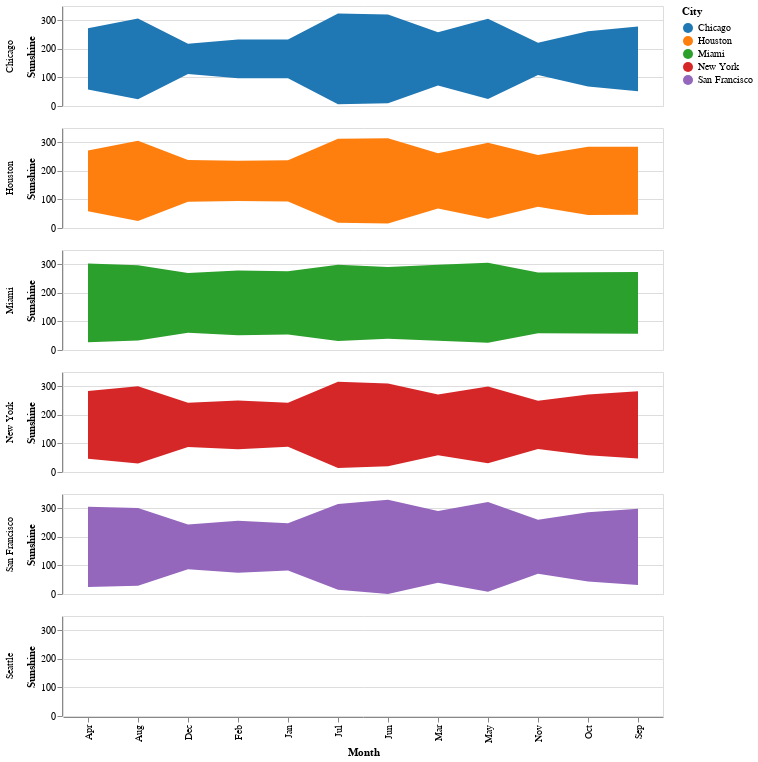

Notebook code for this chart:
### Code cell
import altair as alt
import pandas as pd

# Load the data
df = pd.read_csv(url)

# Define the color scheme
color_scheme = alt.Scale(domain=['Chicago', 'Houston', 'Miami', 'New York', 'San Francisco'],
                         range=['#1f77b4', '#ff7f0e', '#2ca02c', '#d62728', '#9467bd'])

# Create the plot
alt.Chart(df).mark_area().encode(
    x=alt.X('month:N', title='Month'),
    y=alt.Y('sunshine:Q', stack='center', title='Sunshine'),
    color=alt.Color('city:N', scale=color_scheme, legend=alt.Legend(title='City')),
    row=alt.Row('city:N', title=None),
).properties(height=100, width=600)

### Figure 1 — Vega-Lite specification as saved in the notebook (floating-point values rounded to 4 significant figures)
{"config": {"view": {"continuousWidth": 300, "continuousHeight": 300}}, "data": {"name": "data-162638687fd33f296a3b88b07ba677ef"}, "mark": {"type": "area"}, "encoding": {"color": {"field": "city", "legend": {"title": "City"}, "scale": {"domain": ["Chicago", "Houston", "Miami", "New York", "San Francisco"], "range": ["#1f77b4", "#ff7f0e", "#2ca02c", "#d62728", "#9467bd"]}, "type": "nominal"}, "row": {"field": "city", "title": null, "type": "nominal"}, "x": {"field": "month", "title": "Month", "type": "nominal"}, "y": {"field": "sunshine", "stack": "center", "title": "Sunshine", "type": "quantitative"}}, "height": 100, "width": 600, "$schema": "https://vega.github.io/schema/vega-lite/v5.15.1.json", "datasets": {"data-162638687fd33f296a3b88b07ba677ef": [{"city": "Chicago", "lon": -87.62, "lat": 41.88, "month": "Jan", "monthnum": 0, "sunshine": 135}, {"city": "Chicago", "lon": -87.62, "lat": 41.88, "month": "Feb", "monthnum": 1, "sunshine": 136}, {"city": "Chicago", "lon": -87.62, "lat": 41.88, "month": "Mar", "monthnum": 2, "sunshine": 187}, {"city": "Chicago", "lon": -87.62, "lat": 41.88, "month": "Apr", "monthnum": 3, "sunshine": 215}, {"city": "Chicago", "lon": -87.62, "lat": 41.88, "month": "May", "monthnum": 4, "sunshine": 281}, {"city": "Chicago", "lon": -87.62, "lat": 41.88, "month": "Jun", "monthnum": 5, "sunshine": 311}, {"city": "Chicago", "lon": -87.62, "lat": 41.88, "month": "Jul", "monthnum": 6, "sunshine": 318}, {"city": "Chicago", "lon": -87.62, "lat": 41.88, "month": "Aug", "monthnum": 7, "sunshine": 283}, {"city": "Chicago", "lon": -87.62, "lat": 41.88, "month": "Sep", "monthnum": 8, "sunshine": 226}, {"city": "Chicago", "lon": -87.62, "lat": 41.88, "month": "Oct", "monthnum": 9, "sunshine": 193}, {"city": "Chicago", "lon": -87.62, "lat": 41.88, "month": "Nov", "monthnum": 10, "sunshine": 113}, {"city": "Chicago", "lon": -87.62, "lat": 41.88, "month": "Dec", "monthnum": 11, "sunshine": 106}, {"city": "Houston", "lon": -95.36, "lat": 29.75, "month": "Jan", "monthnum": 0, "sunshine": 144}, {"city": "Houston", "lon": -95.36, "lat": 29.75, "month": "Feb", "monthnum": 1, "sunshine": 141}, {"city": "Houston", "lon": -95.36, "lat": 29.75, "month": "Mar", "monthnum": 2, "sunshine": 193}, {"city": "Houston", "lon": -95.36, "lat": 29.75, "month": "Apr", "monthnum": 3, "sunshine": 212}, {"city": "Houston", "lon": -95.36, "lat": 29.75, "month": "May", "monthnum": 4, "sunshine": 266}, {"city": "Houston", "lon": -95.36, "lat": 29.75, "month": "Jun", "monthnum": 5, "sunshine": 298}, {"city": "Houston", "lon": -95.36, "lat": 29.75, "month": "Jul", "monthnum": 6, "sunshine": 294}, {"city": "Houston", "lon": -95.36, "lat": 29.75, "month": "Aug", "monthnum": 7, "sunshine": 281}, {"city": "Houston", "lon": -95.36, "lat": 29.75, "month": "Sep", "monthnum": 8, "sunshine": 238}, {"city": "Houston", "lon": -95.36, "lat": 29.75, "month": "Oct", "monthnum": 9, "sunshine": 239}, {"city": "Houston", "lon": -95.36, "lat": 29.75, "month": "Nov", "monthnum": 10, "sunshine": 181}, {"city": "Houston", "lon": -95.36, "lat": 29.75, "month": "Dec", "monthnum": 11, "sunshine": 146}, {"city": "Miami", "lon": -80.19, "lat": 25.76, "month": "Jan", "monthnum": 0, "sunshine": 222}, {"city": "Miami", "lon": -80.19, "lat": 25.76, "month": "Feb", "monthnum": 1, "sunshine": 227}, {"city": "Miami", "lon": -80.19, "lat": 25.76, "month": "Mar", "monthnum": 2, "sunshine": 266}, {"city": "Miami", "lon": -80.19, "lat": 25.76, "month": "Apr", "monthnum": 3, "sunshine": 275}, {"city": "Miami", "lon": -80.19, "lat": 25.76, "month": "May", "monthnum": 4, "sunshine": 280}, {"city": "Miami", "lon": -80.19, "lat": 25.76, "month": "Jun", "monthnum": 5, "sunshine": 251}, {"city": "Miami", "lon": -80.19, "lat": 25.76, "month": "Jul", "monthnum": 6, "sunshine": 267}, {"city": "Miami", "lon": -80.19, "lat": 25.76, "month": "Aug", "monthnum": 7, "sunshine": 263}, {"city": "Miami", "lon": -80.19, "lat": 25.76, "month": "Sep", "monthnum": 8, "sunshine": 216}, {"city": "Miami", "lon": -80.19, "lat": 25.76, "month": "Oct", "monthnum": 9, "sunshine": 215}, {"city": "Miami", "lon": -80.19, "lat": 25.76, "month": "Nov", "monthnum": 10, "sunshine": 212}, {"city": "Miami", "lon": -80.19, "lat": 25.76, "month": "Dec", "monthnum": 11, "sunshine": 209}, {"city": "New York", "lon": -73.94, "lat": 40.73, "month": "Jan", "monthnum": 0, "sunshine": 154}, {"city": "New York", "lon": -73.94, "lat": 40.73, "month": "Feb", "monthnum": 1, "sunshine": 171}, {"city": "New York", "lon": -73.94, "lat": 40.73, "month": "Mar", "monthnum": 2, "sunshine": 213}, {"city": "New York", "lon": -73.94, "lat": 40.73, "month": "Apr", "monthnum": 3, "sunshine": 237}, {"city": "New York", "lon": -73.94, "lat": 40.73, "month": "May", "monthnum": 4, "sunshine": 268}, {"city": "New York", "lon": -73.94, "lat": 40.73, "month": "Jun", "monthnum": 5, "sunshine": 289}, {"city": "New York", "lon": -73.94, "lat": 40.73, "month": "Jul", "monthnum": 6, "sunshine": 302}, {"city": "New York", "lon": -73.94, "lat": 40.73, "month": "Aug", "monthnum": 7, "sunshine": 271}, {"city": "New York", "lon": -73.94, "lat": 40.73, "month": "Sep", "monthnum": 8, "sunshine": 235}, {"city": "New York", "lon": -73.94, "lat": 40.73, "month": "Oct", "monthnum": 9, "sunshine": 213}, {"city": "New York", "lon": -73.94, "lat": 40.73, "month": "Nov", "monthnum": 10, "sunshine": 169}, {"city": "New York", "lon": -73.94, "lat": 40.73, "month": "Dec", "monthnum": 11, "sunshine": 155}, {"city": "San Francisco", "lon": -122.4, "lat": 37.73, "month": "Jan", "monthnum": 0, "sunshine": 165}, {"city": "San Francisco", "lon": -122.4, "lat": 37.73, "month": "Feb", "monthnum": 1, "sunshine": 182}, {"city": "San Francisco", "lon": -122.4, "lat": 37.73, "month": "Mar", "monthnum": 2, "sunshine": 251}, {"city": "San Francisco", "lon": -122.4, "lat": 37.73, "month": "Apr", "monthnum": 3, "sunshine": 281}, {"city": "San Francisco", "lon": -122.4, "lat": 37.73, "month": "May", "monthnum": 4, "sunshine": 314}, {"city": "San Francisco", "lon": -122.4, "lat": 37.73, "month": "Jun", "monthnum": 5, "sunshine": 330}, {"city": "San Francisco", "lon": -122.4, "lat": 37.73, "month": "Jul", "monthnum": 6, "sunshine": 300}, {"city": "San Francisco", "lon": -122.4, "lat": 37.73, "month": "Aug", "monthnum": 7, "sunshine": 272}, {"city": "San Francisco", "lon": -122.4, "lat": 37.73, "month": "Sep", "monthnum": 8, "sunshine": 267}, {"city": "San Francisco", "lon": -122.4, "lat": 37.73, "month": "Oct", "monthnum": 9, "sunshine": 243}, {"city": "San Francisco", "lon": -122.4, "lat": 37.73, "month": "Nov", "monthnum": 10, "sunshine": 189}, {"city": "San Francisco", "lon": -122.4, "lat": 37.73, "month": "Dec", "monthnum": 11, "sunshine": 156}, {"city": "Seattle", "lon": -122.3, "lat": 47.61, "month": "Jan", "monthnum": 0, "sunshine": 69}, {"city": "Seattle", "lon": -122.3, "lat": 47.61, "month": "Feb", "monthnum": 1, "sunshine": 108}, {"city": "Seattle", "lon": -122.3, "lat": 47.61, "month": "Mar", "monthnum": 2, "sunshine": 178}, {"city": "Seattle", "lon": -122.3, "lat": 47.61, "month": "Apr", "monthnum": 3, "sunshine": 207}, {"city": "Seattle", "lon": -122.3, "lat": 47.61, "month": "May", "monthnum": 4, "sunshine": 253}, {"city": "Seattle", "lon": -122.3, "lat": 47.61, "month": "Jun", "monthnum": 5, "sunshine": 268}, {"city": "Seattle", "lon": -122.3, "lat": 47.61, "month": "Jul", "monthnum": 6, "sunshine": 312}, {"city": "Seattle", "lon": -122.3, "lat": 47.61, "month": "Aug", "monthnum": 7, "sunshine": 281}, {"city": "Seattle", "lon": -122.3, "lat": 47.61, "month": "Sep", "monthnum": 8, "sunshine": 221}, {"city": "Seattle", "lon": -122.3, "lat": 47.61, "month": "Oct", "monthnum": 9, "sunshine": 142}, {"city": "Seattle", "lon": -122.3, "lat": 47.61, "month": "Nov", "monthnum": 10, "sunshine": 72}, {"city": "Seattle", "lon": -122.3, "lat": 47.61, "month": "Dec", "monthnum": 11, "sunshine": 52}]}}
